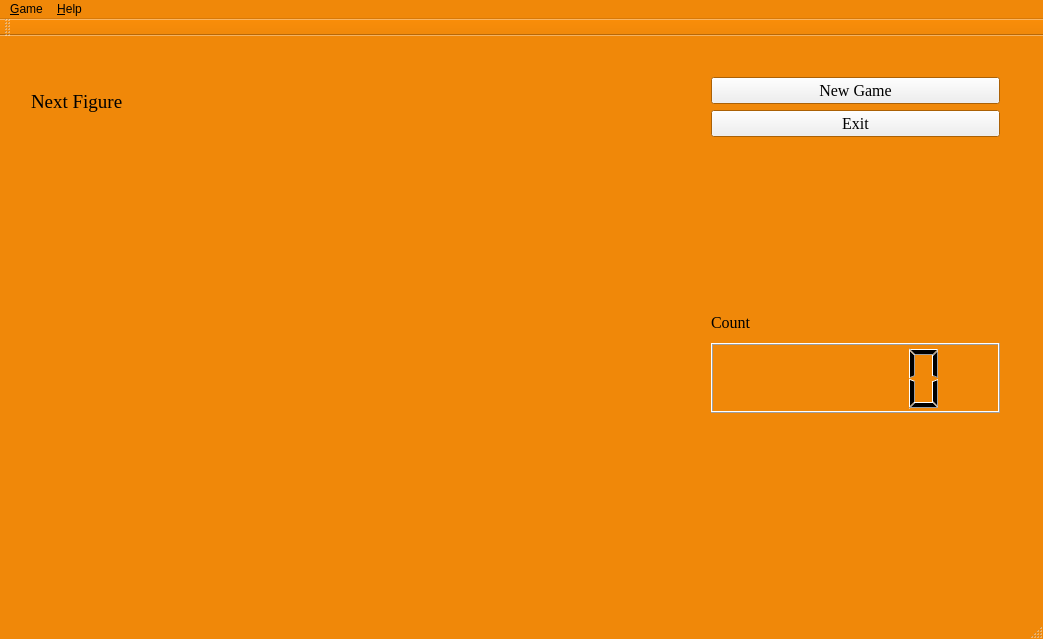
<?xml version="1.0" encoding="UTF-8"?>
<ui version="4.0">
 <class>MainWindow</class>
 <widget class="QMainWindow" name="MainWindow">
  <property name="geometry">
   <rect>
    <x>0</x>
    <y>0</y>
    <width>1043</width>
    <height>639</height>
   </rect>
  </property>
  <property name="palette">
   <palette>
    <active>
     <colorrole role="Base">
      <brush brushstyle="SolidPattern">
       <color alpha="255">
        <red>255</red>
        <green>255</green>
        <blue>255</blue>
       </color>
      </brush>
     </colorrole>
     <colorrole role="Window">
      <brush brushstyle="SolidPattern">
       <color alpha="255">
        <red>240</red>
        <green>136</green>
        <blue>9</blue>
       </color>
      </brush>
     </colorrole>
    </active>
    <inactive>
     <colorrole role="Base">
      <brush brushstyle="SolidPattern">
       <color alpha="255">
        <red>255</red>
        <green>255</green>
        <blue>255</blue>
       </color>
      </brush>
     </colorrole>
     <colorrole role="Window">
      <brush brushstyle="SolidPattern">
       <color alpha="255">
        <red>240</red>
        <green>136</green>
        <blue>9</blue>
       </color>
      </brush>
     </colorrole>
    </inactive>
    <disabled>
     <colorrole role="Base">
      <brush brushstyle="SolidPattern">
       <color alpha="255">
        <red>240</red>
        <green>136</green>
        <blue>9</blue>
       </color>
      </brush>
     </colorrole>
     <colorrole role="Window">
      <brush brushstyle="SolidPattern">
       <color alpha="255">
        <red>240</red>
        <green>136</green>
        <blue>9</blue>
       </color>
      </brush>
     </colorrole>
    </disabled>
   </palette>
  </property>
  <property name="windowTitle">
   <string>Tetris</string>
  </property>
  <widget class="QWidget" name="centralWidget">
   <widget class="QWidget" name="verticalLayoutWidget">
    <property name="geometry">
     <rect>
      <x>20</x>
      <y>30</y>
      <width>261</width>
      <height>521</height>
     </rect>
    </property>
    <layout class="QVBoxLayout" name="verticalLayout">
     <item>
      <widget class="QLabel" name="label_2">
       <property name="minimumSize">
        <size>
         <width>0</width>
         <height>50</height>
        </size>
       </property>
       <property name="font">
        <font>
         <family>Times New Roman</family>
         <pointsize>14</pointsize>
        </font>
       </property>
       <property name="text">
        <string>Next Figure</string>
       </property>
      </widget>
     </item>
     <item>
      <widget class="nextFigure" name="widget" native="true">
       <property name="minimumSize">
        <size>
         <width>200</width>
         <height>250</height>
        </size>
       </property>
      </widget>
     </item>
     <item>
      <spacer name="verticalSpacer_3">
       <property name="orientation">
        <enum>Qt::Vertical</enum>
       </property>
       <property name="sizeHint" stdset="0">
        <size>
         <width>20</width>
         <height>40</height>
        </size>
       </property>
      </spacer>
     </item>
    </layout>
   </widget>
   <widget class="QWidget" name="verticalLayoutWidget_2">
    <property name="geometry">
     <rect>
      <x>700</x>
      <y>30</y>
      <width>311</width>
      <height>521</height>
     </rect>
    </property>
    <layout class="QVBoxLayout" name="verticalLayout_2">
     <property name="sizeConstraint">
      <enum>QLayout::SetDefaultConstraint</enum>
     </property>
     <item>
      <widget class="QPushButton" name="pushButton_2">
       <property name="font">
        <font>
         <family>Times New Roman</family>
         <pointsize>12</pointsize>
        </font>
       </property>
       <property name="text">
        <string>New Game</string>
       </property>
      </widget>
     </item>
     <item>
      <widget class="QPushButton" name="pushButton">
       <property name="font">
        <font>
         <family>Times New Roman</family>
         <pointsize>12</pointsize>
        </font>
       </property>
       <property name="text">
        <string>Exit</string>
       </property>
      </widget>
     </item>
     <item>
      <spacer name="verticalSpacer">
       <property name="orientation">
        <enum>Qt::Vertical</enum>
       </property>
       <property name="sizeHint" stdset="0">
        <size>
         <width>20</width>
         <height>40</height>
        </size>
       </property>
      </spacer>
     </item>
     <item>
      <widget class="QLabel" name="label">
       <property name="minimumSize">
        <size>
         <width>0</width>
         <height>30</height>
        </size>
       </property>
       <property name="font">
        <font>
         <family>Times New Roman</family>
         <pointsize>12</pointsize>
        </font>
       </property>
       <property name="text">
        <string>Count</string>
       </property>
      </widget>
     </item>
     <item>
      <widget class="QLCDNumber" name="lcdNumber">
       <property name="minimumSize">
        <size>
         <width>50</width>
         <height>70</height>
        </size>
       </property>
       <property name="font">
        <font>
         <family>Times New Roman</family>
         <pointsize>16</pointsize>
        </font>
       </property>
      </widget>
     </item>
     <item>
      <spacer name="verticalSpacer_2">
       <property name="orientation">
        <enum>Qt::Vertical</enum>
       </property>
       <property name="sizeHint" stdset="0">
        <size>
         <width>20</width>
         <height>40</height>
        </size>
       </property>
      </spacer>
     </item>
    </layout>
   </widget>
   <widget class="Glass" name="glass">
    <property name="geometry">
     <rect>
      <x>300</x>
      <y>30</y>
      <width>381</width>
      <height>521</height>
     </rect>
    </property>
    <property name="palette">
     <palette>
      <active>
       <colorrole role="Base">
        <brush brushstyle="SolidPattern">
         <color alpha="255">
          <red>255</red>
          <green>255</green>
          <blue>255</blue>
         </color>
        </brush>
       </colorrole>
       <colorrole role="Window">
        <brush brushstyle="SolidPattern">
         <color alpha="255">
          <red>255</red>
          <green>255</green>
          <blue>255</blue>
         </color>
        </brush>
       </colorrole>
      </active>
      <inactive>
       <colorrole role="Base">
        <brush brushstyle="SolidPattern">
         <color alpha="255">
          <red>255</red>
          <green>255</green>
          <blue>255</blue>
         </color>
        </brush>
       </colorrole>
       <colorrole role="Window">
        <brush brushstyle="SolidPattern">
         <color alpha="255">
          <red>255</red>
          <green>255</green>
          <blue>255</blue>
         </color>
        </brush>
       </colorrole>
      </inactive>
      <disabled>
       <colorrole role="Base">
        <brush brushstyle="SolidPattern">
         <color alpha="255">
          <red>255</red>
          <green>255</green>
          <blue>255</blue>
         </color>
        </brush>
       </colorrole>
       <colorrole role="Window">
        <brush brushstyle="SolidPattern">
         <color alpha="255">
          <red>255</red>
          <green>255</green>
          <blue>255</blue>
         </color>
        </brush>
       </colorrole>
      </disabled>
     </palette>
    </property>
    <property name="focusPolicy">
     <enum>Qt::StrongFocus</enum>
    </property>
    <property name="rows" stdset="0">
     <UInt>11</UInt>
    </property>
    <property name="cols" stdset="0">
     <UInt>18</UInt>
    </property>
   </widget>
  </widget>
  <widget class="QMenuBar" name="menuBar">
   <property name="geometry">
    <rect>
     <x>0</x>
     <y>0</y>
     <width>1043</width>
     <height>26</height>
    </rect>
   </property>
   <widget class="QMenu" name="menu_Game">
    <property name="title">
     <string>&amp;Game</string>
    </property>
    <addaction name="action_Start_New_Game"/>
    <addaction name="actionExit"/>
   </widget>
   <widget class="QMenu" name="menu_Help">
    <property name="title">
     <string>&amp;Help</string>
    </property>
    <addaction name="action_How_to_play"/>
   </widget>
   <addaction name="menu_Game"/>
   <addaction name="menu_Help"/>
  </widget>
  <widget class="QToolBar" name="mainToolBar">
   <attribute name="toolBarArea">
    <enum>TopToolBarArea</enum>
   </attribute>
   <attribute name="toolBarBreak">
    <bool>false</bool>
   </attribute>
  </widget>
  <widget class="QStatusBar" name="statusBar"/>
  <action name="action_Start_New_Game">
   <property name="text">
    <string>&amp;Start</string>
   </property>
   <property name="shortcut">
    <string>F1</string>
   </property>
  </action>
  <action name="actionExit">
   <property name="text">
    <string>Exit</string>
   </property>
   <property name="shortcut">
    <string>F2</string>
   </property>
  </action>
  <action name="action_How_to_play">
   <property name="text">
    <string>&amp;How to play</string>
   </property>
   <property name="shortcut">
    <string>F3</string>
   </property>
  </action>
 </widget>
 <layoutdefault spacing="6" margin="11"/>
 <customwidgets>
  <customwidget>
   <class>Glass</class>
   <extends>QFrame</extends>
   <header>glass.h</header>
   <container>1</container>
   <slots>
    <signal>signalDrawNextFigure(Figure*)</signal>
    <signal>signalSetScore(int)</signal>
    <slot>slotNewGame()</slot>
   </slots>
  </customwidget>
  <customwidget>
   <class>nextFigure</class>
   <extends>QWidget</extends>
   <header>nextfigure.h</header>
   <container>1</container>
   <slots>
    <slot>slotShowNewFigure(Figure*next)</slot>
    <slot>slotShowNewFigure(Figure*)</slot>
   </slots>
  </customwidget>
 </customwidgets>
 <resources/>
 <connections>
  <connection>
   <sender>actionExit</sender>
   <signal>triggered()</signal>
   <receiver>MainWindow</receiver>
   <slot>close()</slot>
   <hints>
    <hint type="sourcelabel">
     <x>-1</x>
     <y>-1</y>
    </hint>
    <hint type="destinationlabel">
     <x>513</x>
     <y>311</y>
    </hint>
   </hints>
  </connection>
  <connection>
   <sender>pushButton</sender>
   <signal>clicked()</signal>
   <receiver>actionExit</receiver>
   <slot>trigger()</slot>
   <hints>
    <hint type="sourcelabel">
     <x>855</x>
     <y>124</y>
    </hint>
    <hint type="destinationlabel">
     <x>-1</x>
     <y>-1</y>
    </hint>
   </hints>
  </connection>
  <connection>
   <sender>pushButton_2</sender>
   <signal>clicked()</signal>
   <receiver>action_Start_New_Game</receiver>
   <slot>trigger()</slot>
   <hints>
    <hint type="sourcelabel">
     <x>855</x>
     <y>86</y>
    </hint>
    <hint type="destinationlabel">
     <x>-1</x>
     <y>-1</y>
    </hint>
   </hints>
  </connection>
  <connection>
   <sender>action_Start_New_Game</sender>
   <signal>triggered()</signal>
   <receiver>glass</receiver>
   <slot>slotNewGame()</slot>
   <hints>
    <hint type="sourcelabel">
     <x>-1</x>
     <y>-1</y>
    </hint>
    <hint type="destinationlabel">
     <x>490</x>
     <y>330</y>
    </hint>
   </hints>
  </connection>
  <connection>
   <sender>glass</sender>
   <signal>signalDrawNextFigure(Figure*)</signal>
   <receiver>widget</receiver>
   <slot>slotShowNewFigure(Figure*)</slot>
   <hints>
    <hint type="sourcelabel">
     <x>420</x>
     <y>235</y>
    </hint>
    <hint type="destinationlabel">
     <x>202</x>
     <y>224</y>
    </hint>
   </hints>
  </connection>
  <connection>
   <sender>glass</sender>
   <signal>signalSetScore(int)</signal>
   <receiver>lcdNumber</receiver>
   <slot>display(int)</slot>
   <hints>
    <hint type="sourcelabel">
     <x>593</x>
     <y>409</y>
    </hint>
    <hint type="destinationlabel">
     <x>764</x>
     <y>389</y>
    </hint>
   </hints>
  </connection>
 </connections>
</ui>
